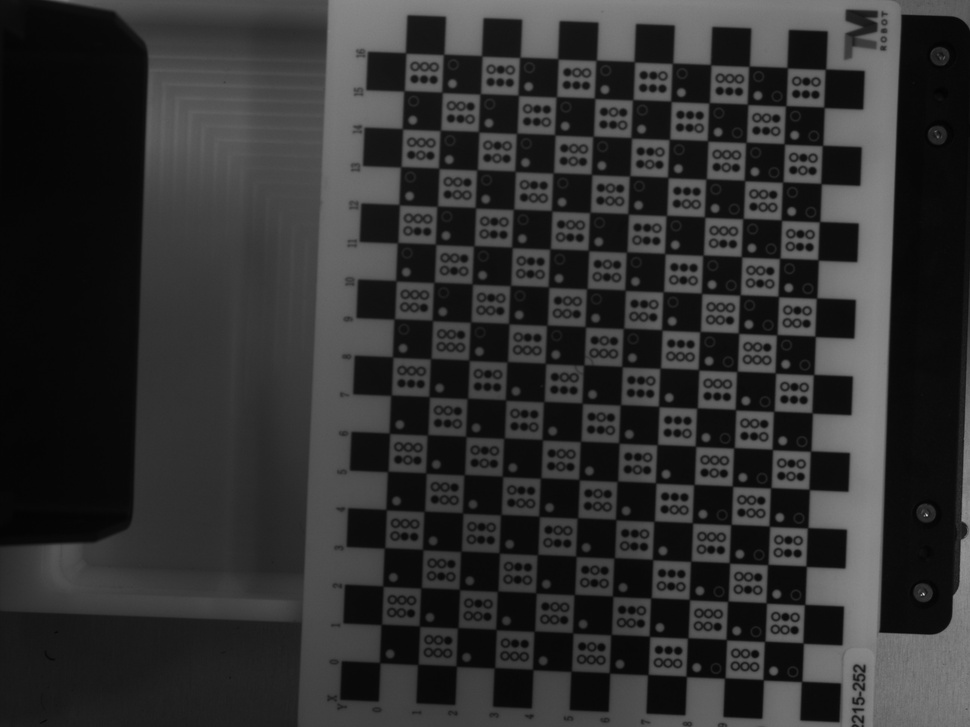
#> input picture Tools/converted_jpgs/290.jpg, 970 x 727 px, shrunk from 2592 x 1944 before the run, found by its file name
$ python singlePicturePixPos.py
#> lines starting #> are read from the running program, lines starting #| are printed output that depends on the picture; after the words box and inside, x2 and y2 are one past the last pixel; in counts of white or black regions, pixels touching at a corner belong together
import cv2
import numpy as np
from PIL import Image

# 定義棋盤格規格
CHECKERBOARD = (17, 12)
criteria = (cv2.TERM_CRITERIA_EPS + cv2.TERM_CRITERIA_MAX_ITER, 30, 0.001)

# 定義棋盤格 3D 點
objp = np.zeros((1, CHECKERBOARD[0] * CHECKERBOARD[1], 3), np.float32)
objp[0, :, :2] = np.mgrid[0:CHECKERBOARD[0], 0:CHECKERBOARD[1]].T.reshape(-1, 2)
objp = objp * 10  # 單位 10mm
# 相機內參矩陣
K = np.array([
    [5.48972546e+03, 0, 1.28728459e+03],
    [0.0, 5.48928732e+03, 9.41806709e+02],
    [0.0, 0.0, 1.0]
])

# 畸變係數
D = np.array([[-2.71633064e-02, -3.01872792e-01, 4.02247668e-03, -1.81802326e-05, 2.59132126e+00]])


# 單張圖片路徑
image_path = 'C:\\Users\\123\\Documents\\GitHub\\DobotM1Project\\Mycode\\converted_jpgs\\290.jpg'
img = cv2.imread(image_path)
#> img is the input picture: shape (727, 970, 3); min 1, max 211, mean 47.7

if img is None:
    print("無法讀取圖片，請確認路徑正確。")
else:
     # 校正畸變
    h, w = img.shape[:2]
    #print(h,w)
    #new_camera_matrix, roi = cv2.getOptimalNewCameraMatrix(K, D, (w, h), 0, (w, h))

    #undistorted_img = cv2.undistort(img, K, D, None, new_camera_matrix)
    gray = cv2.cvtColor(img, cv2.COLOR_BGR2GRAY)
    #cv2.imshow("gray",gray)
    cv2.namedWindow('MyWindow', cv2.WINDOW_NORMAL)
    cv2.imshow("MyWindow",gray)
    cv2.waitKey(0)


    # 查找棋盤角點
    ret, corners = cv2.findChessboardCorners(gray, CHECKERBOARD, cv2.CALIB_CB_ADAPTIVE_THRESH +
                                             cv2.CALIB_CB_FAST_CHECK + cv2.CALIB_CB_NORMALIZE_IMAGE)
#> ret = True; corners = 204 rows, first 8: [380, 655.5], [381.2, 624.5], [383.3, 579.5], [384.5, 548], [386.5, 502.5], [387.6, 471.3], [396.5, 433.5], [390.8, 395.4]

    if ret:
        print("成功檢測到棋盤角點。")

        # 優化角點位置
        corners2 = cv2.cornerSubPix(gray, corners, (11, 11), (-1, -1), criteria)
#> corners2 = 204 rows, first 8: [380.9, 661.3], [382.1, 623.3], [384.5, 586.1], [385.3, 546.8], [387.6, 509.4], [388.6, 470.2], [391, 433.2], [391.8, 393.9]

        # 繪製棋盤格角點
        img_with_corners = cv2.drawChessboardCorners(img, CHECKERBOARD, corners2, ret)
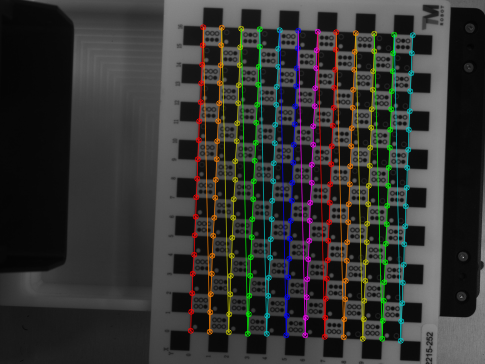
#> img_with_corners: shape (727, 970, 3) (shown at 1/2 size); mean B, G, R 49.2, 51.6, 51.7

        # 在角點上繪製編號
        for idx, corner in enumerate(corners2):
            corner_pos = tuple(corner.ravel().astype(int))
            cv2.putText(img_with_corners, str(idx), corner_pos, cv2.FONT_HERSHEY_SIMPLEX, 0.5, (0, 255, 0), 1, cv2.LINE_AA)
#> this loop made 204 passes
#> (corner, corner_pos) on passes 1 to 3: ([[380.9, 661.3]], (380, 661)), ([[382.1, 623.3]], (382, 623)), ([[384.5, 586.1]], (384, 586))
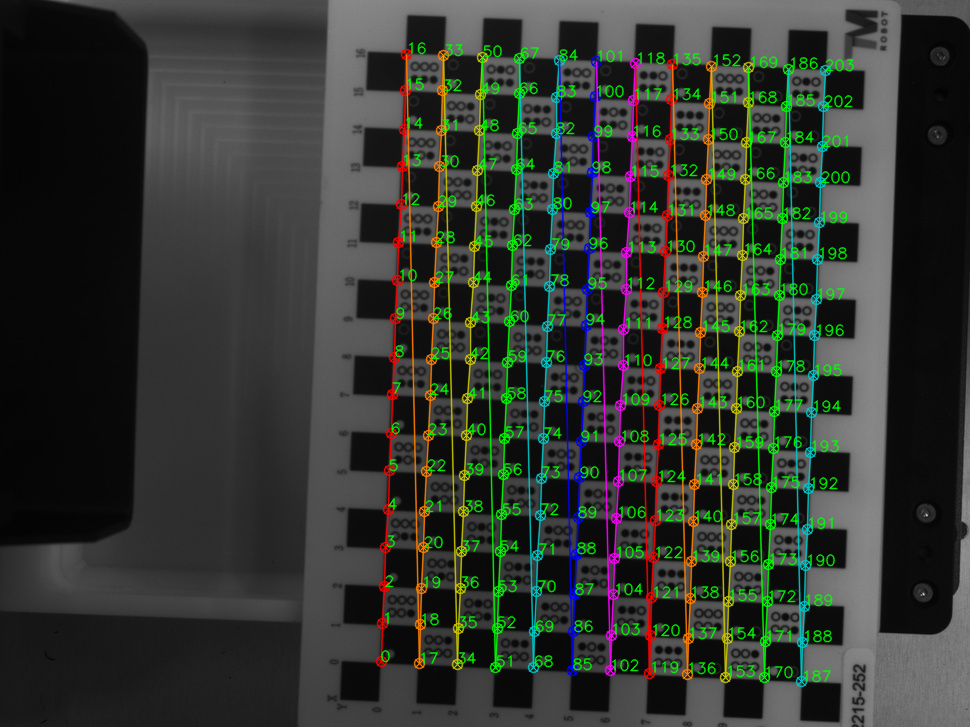
#> img_with_corners: shape (727, 970, 3); 4.93% of pixels changed, all inside (x1, y1, x2, y2) = (380, 42, 855, 683)

        # 顯示結果
        cv2.namedWindow('Chessboard with Corners', cv2.WINDOW_NORMAL)
        cv2.imshow("Chessboard with Corners", img_with_corners)
        cv2.waitKey(0)

        # 儲存結果圖像
        output_path = "chessboard_with_corners.png"
        cv2.imwrite(output_path, img_with_corners)
        print(f"結果圖像已儲存為: {output_path}")
    else:
        print("未檢測到棋盤角點，請確認圖片是否正確包含棋盤格。")
if cv2.waitKey(1) & 0xFF == ord('q'):
#> (key q is pressed here)
        cv2.destroyAllWindows()
import numpy as np

# 将像素坐标 (u, v) 转换为 NumPy 数组
image_points = np.array([
    [1193.48, 1418.47], [1194.37, 1344.48], [1195.41, 1270.36], [1196.27, 1196.47],
    [1197.29, 1122.29], [1198.15, 1048.27], [1199.24, 974.07], [1200.25, 900.27],
    [1201.18, 826.15], [1202.13, 752.16], [1203.23, 678.07], [1204.24, 604.16],
    [1205.16, 530.08], [1206.16, 456.66], [1207.11, 382.60], [1208.17, 308.93],
    [1209.12, 235.22], [1267.41, 1419.57], [1268.36, 1345.49], [1269.41, 1271.45],
    [1270.43, 1197.43], [1271.24, 1123.26], [1272.30, 1049.22], [1273.24, 975.17],
    [1274.25, 901.27], [1275.16, 827.18], [1276.16, 753.13], [1277.19, 679.10],
    [1278.18, 605.18], [1279.12, 531.14], [1280.12, 457.51], [1281.07, 383.57],
    [1282.06, 309.86], [1283.07, 236.17], [1341.82, 1420.54], [1342.78, 1346.62],
    [1343.69, 1272.42], [1344.61, 1198.42], [1345.71, 1124.31], [1346.57, 1050.16],
    [1347.56, 976.20], [1348.55, 902.16], [1349.46, 828.16], [1350.56, 754.06],
    [1351.52, 679.99], [1352.41, 605.99], [1353.39, 532.02], [1354.32, 458.41],
    [1355.25, 384.49], [1356.34, 310.85], [1357.11, 237.03], [1415.80, 1421.55],
    [1416.69, 1347.48], [1417.71, 1273.45], [1418.69, 1199.36], [1419.75, 1125.30],
    [1420.68, 1051.23], [1421.66, 977.05], [1422.50, 903.18], [1423.57, 829.10],
    [1424.47, 755.01], [1425.41, 681.07], [1426.42, 607.04], [1427.35, 533.11],
    [1428.26, 459.46], [1429.20, 385.57], [1430.07, 311.77], [1431.06, 237.94],
    [1489.81, 1422.53], [1490.76, 1348.52], [1491.73, 1274.42], [1492.81, 1200.40],
    [1493.70, 1126.30], [1494.69, 1052.12], [1495.65, 978.11], [1496.57, 904.17],
    [1497.51, 830.08], [1498.44, 756.06], [1499.43, 681.95], [1500.42, 608.04],
    [1501.27, 534.13], [1502.22, 460.38], [1503.13, 386.47], [1504.08, 312.74],
    [1504.97, 238.96], [1564.12, 1423.43], [1565.06, 1349.47], [1566.14, 1275.37],
    [1567.04, 1201.34], [1568.08, 1127.21], [1569.00, 1053.18], [1569.82, 978.98],
    [1570.87, 905.15], [1571.74, 831.11], [1572.58, 757.02], [1573.65, 683.03],
    [1574.61, 608.93], [1575.57, 535.07], [1576.43, 461.45], [1577.39, 387.47],
    [1578.18, 313.73], [1579.22, 239.85], [1638.05, 1424.44], [1639.07, 1350.33],
    [1640.10, 1276.35], [1641.07, 1202.21], [1641.97, 1128.28], [1643.04, 1054.05],
    [1643.98, 980.02], [1644.84, 906.14], [1645.77, 832.04], [1646.66, 758.02],
    [1647.62, 684.00], [1648.56, 610.00], [1649.40, 536.08], [1650.38, 462.36],
    [1651.20, 388.52], [1652.09, 314.74], [1652.89, 240.95], [1711.95, 1425.36],
    [1713.04, 1351.34], [1713.98, 1277.30], [1715.06, 1203.30], [1715.98, 1129.18],
    [1717.08, 1055.08], [1718.01, 981.06], [1718.94, 907.13], [1719.75, 833.12],
    [1720.61, 758.96], [1721.64, 684.96], [1722.47, 611.07], [1723.35, 536.99],
    [1724.18, 463.38], [1725.24, 389.52], [1725.87, 315.68], [1726.87, 241.89],
    [1785.95, 1426.36], [1786.98, 1352.27], [1788.09, 1278.22], [1789.03, 1204.18],
    [1790.06, 1130.09], [1790.91, 1056.11], [1791.90, 982.01], [1792.82, 908.19],
    [1793.71, 834.14], [1794.67, 760.13], [1795.50, 686.01], [1796.39, 612.10],
    [1797.27, 538.14], [1798.24, 464.43], [1799.00, 390.61], [1799.79, 316.79],
    [1800.52, 243.00], [1860.06, 1427.21], [1861.24, 1353.19], [1862.22, 1279.12],
    [1863.19, 1205.20], [1864.20, 1131.09], [1865.18, 1057.06], [1866.10, 982.87],
    [1867.02, 909.22], [1867.88, 835.05], [1868.77, 761.10], [1869.67, 687.04],
    [1870.57, 613.10], [1871.44, 539.24], [1872.27, 465.49], [1873.15, 391.65],
    [1873.87, 317.84], [1874.78, 243.98], [1934.02, 1428.10], [1935.07, 1354.08],
    [1936.04, 1280.17], [1937.03, 1206.17], [1938.07, 1132.05], [1938.94, 1058.01],
    [1939.97, 983.96], [1940.83, 910.12], [1941.69, 836.20], [1942.59, 762.13],
    [1943.62, 688.12], [1944.36, 614.20], [1945.31, 540.30], [1946.14, 466.57],
    [1946.91, 392.64], [1947.67, 318.95], [1948.47, 245.10], [2007.78, 1428.97],
    [2008.81, 1355.06], [2009.88, 1281.00], [2010.93, 1207.10], [2011.85, 1132.94],
    [2012.88, 1059.05], [2013.65, 984.95], [2014.72, 911.23], [2015.53, 837.10],
    [2016.40, 763.11], [2017.34, 689.16], [2018.20, 615.28], [2019.05, 541.23],
    [2019.87, 467.76], [2020.60, 393.69], [2021.56, 320.09], [2022.32, 246.21]
])


#print("像素點座標形狀:", image_points.shape)
#print("像素點座標數據:\n", image_points)

$ run again, with Tools/converted_jpgs/1188.jpg copied over Tools/converted_jpgs/290.jpg
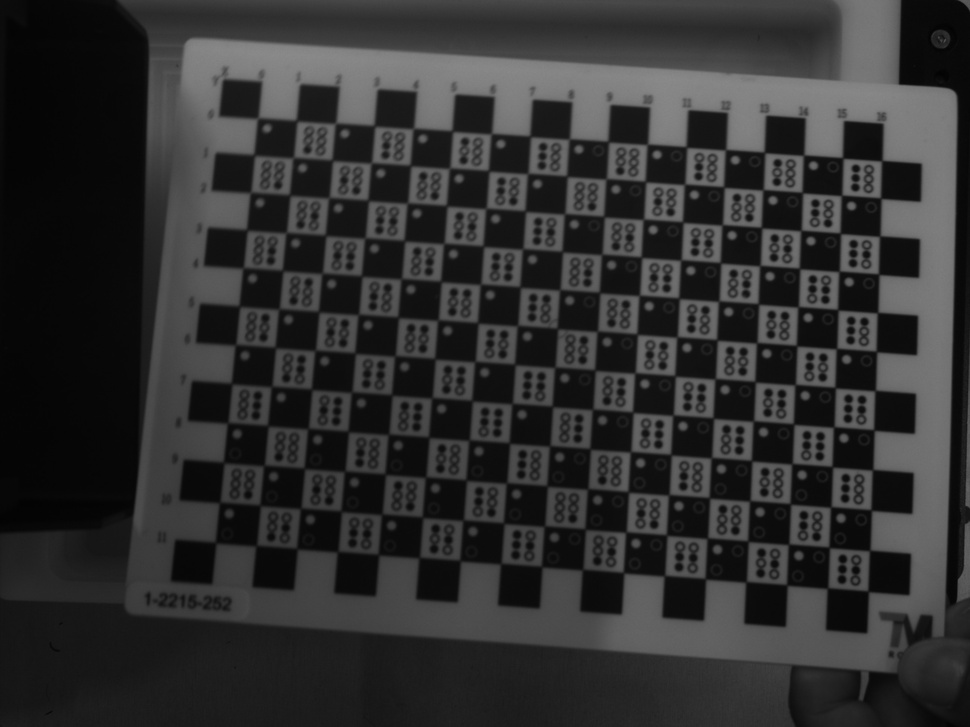
#> input picture Tools/converted_jpgs/1188.jpg, 970 x 727 px, shrunk from 2592 x 1944 before the run, found by its file name
#> img is the input picture: shape (727, 970, 3); min 2, max 139, mean 48.5
#> ret = True; corners = 204 rows, first 8: [257.9, 118], [297.6, 121.6], [335.2, 123.4], [373.6, 125], [413.5, 128.5], [452.2, 131.2], [491.6, 133.5], [530.1, 136.2]
#> corners2 = 204 rows, first 8: [259.2, 119.5], [297.3, 121.2], [336.3, 124.6], [375.1, 126.4], [414.1, 130], [453.5, 131.9], [492, 135.1], [531.4, 137.1]
#> `img_with_corners = cv2.drawChessboardCorners(img, CHECKERBOARD, corner..`:
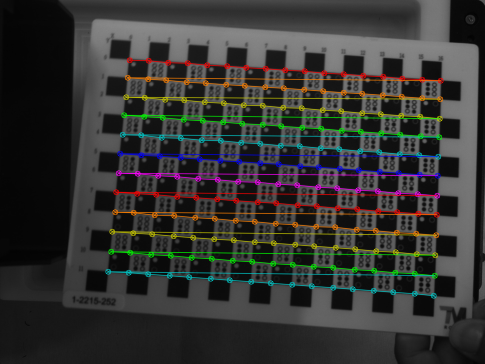
#> img_with_corners: shape (727, 970, 3) (shown at 1/2 size); mean B, G, R 49.9, 52.3, 52.4
#> the loop `for idx, corner in enumerate(corners2):` made 204 passes
#> (corner, corner_pos) on passes 1 to 3: ([[259.2, 119.5]], (259, 119)), ([[297.3, 121.2]], (297, 121)), ([[336.3, 124.6]], (336, 124))
#> after the loop `for idx, corner in enumerate(corners2):`:
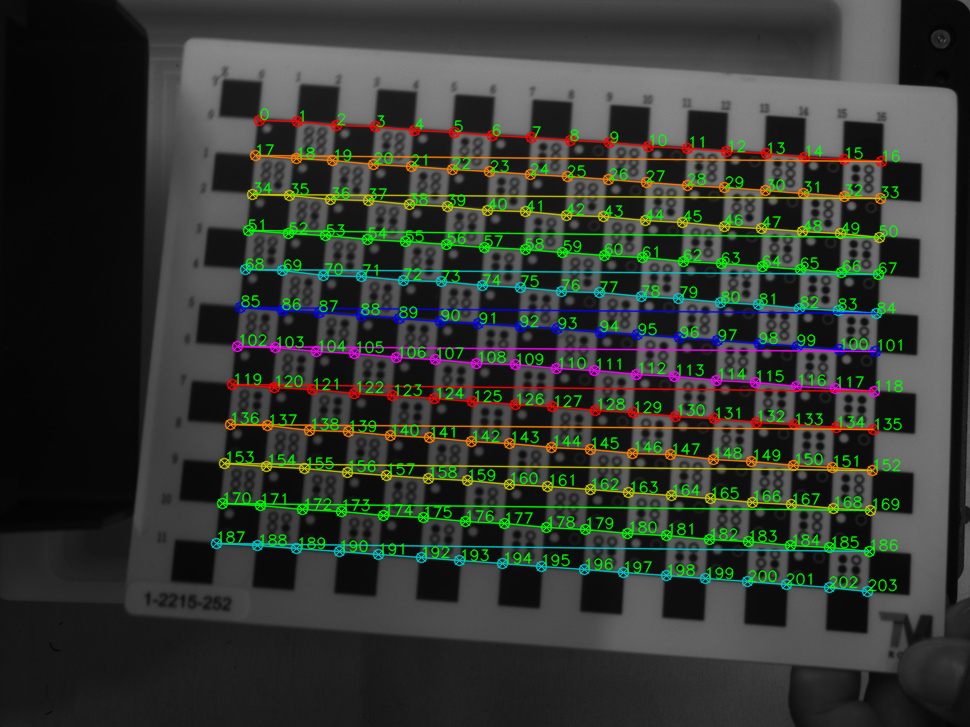
#> img_with_corners: shape (727, 970, 3); 4.92% of pixels changed, all inside (x1, y1, x2, y2) = (218, 107, 904, 592)

$ run again, with Tools/converted_jpgs/1205.jpg copied over Tools/converted_jpgs/290.jpg
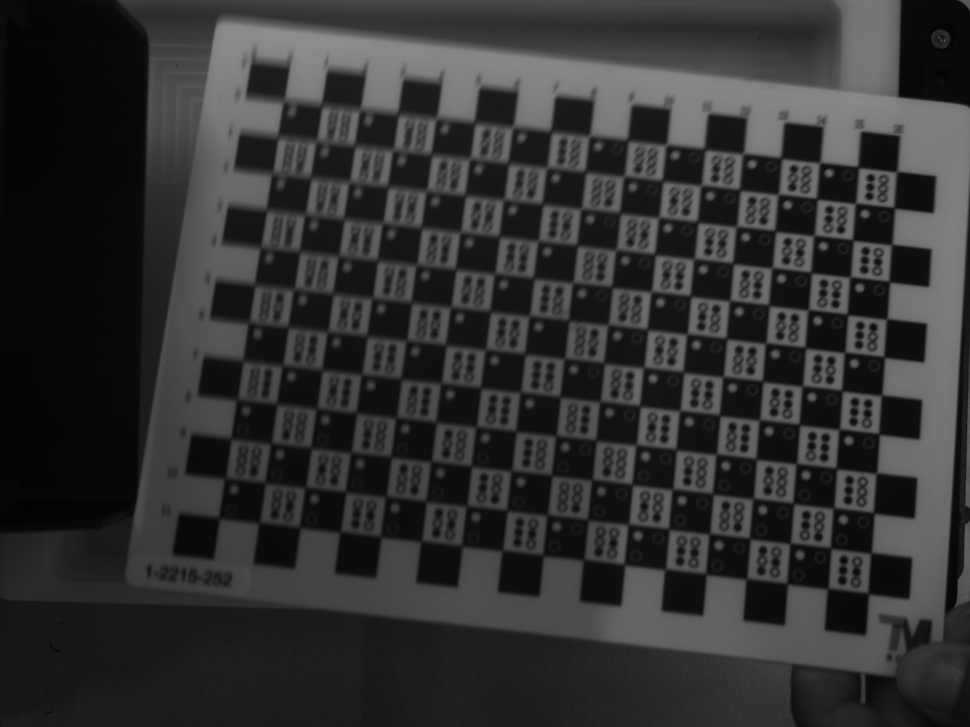
#> input picture Tools/converted_jpgs/1205.jpg, 970 x 727 px, shrunk from 2592 x 1944 before the run, found by its file name
#> img is the input picture: shape (727, 970, 3); min 1, max 143, mean 49.6
#> ret = True; corners = 204 rows, first 8: [290, 101.5], [321.5, 105.5], [366, 110.5], [398.1, 115.2], [441.3, 118.8], [474.5, 122.5], [516.9, 127.6], [551, 131.5]
#> corners2 = 204 rows, first 8: [284.7, 100.6], [322.2, 104.6], [360.7, 109], [398.6, 113.4], [437.2, 118.2], [475.5, 122.9], [513.6, 127.5], [552.1, 132]
#> `img_with_corners = cv2.drawChessboardCorners(img, CHECKERBOARD, corner..`:
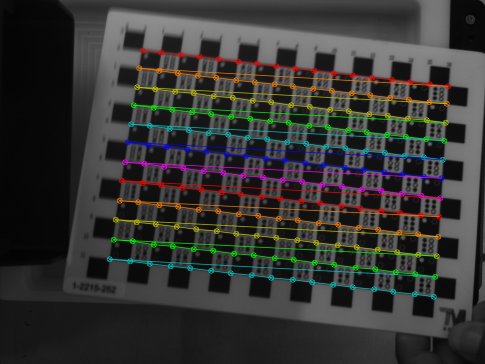
#> img_with_corners: shape (727, 970, 3) (shown at 1/2 size); mean B, G, R 50.9, 53.3, 53.4
#> the loop `for idx, corner in enumerate(corners2):` made 204 passes
#> (corner, corner_pos) on passes 1 to 3: ([[284.7, 100.6]], (284, 100)), ([[322.2, 104.6]], (322, 104)), ([[360.7, 109]], (360, 109))
#> after the loop `for idx, corner in enumerate(corners2):`:
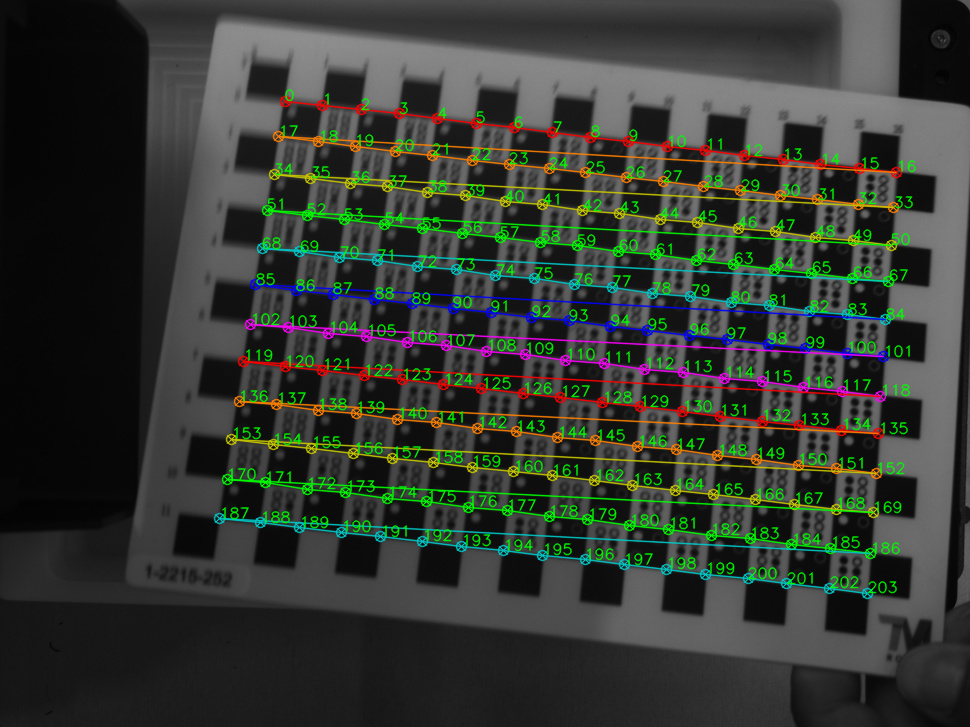
#> img_with_corners: shape (727, 970, 3); 4.93% of pixels changed, all inside (x1, y1, x2, y2) = (222, 88, 917, 594)
